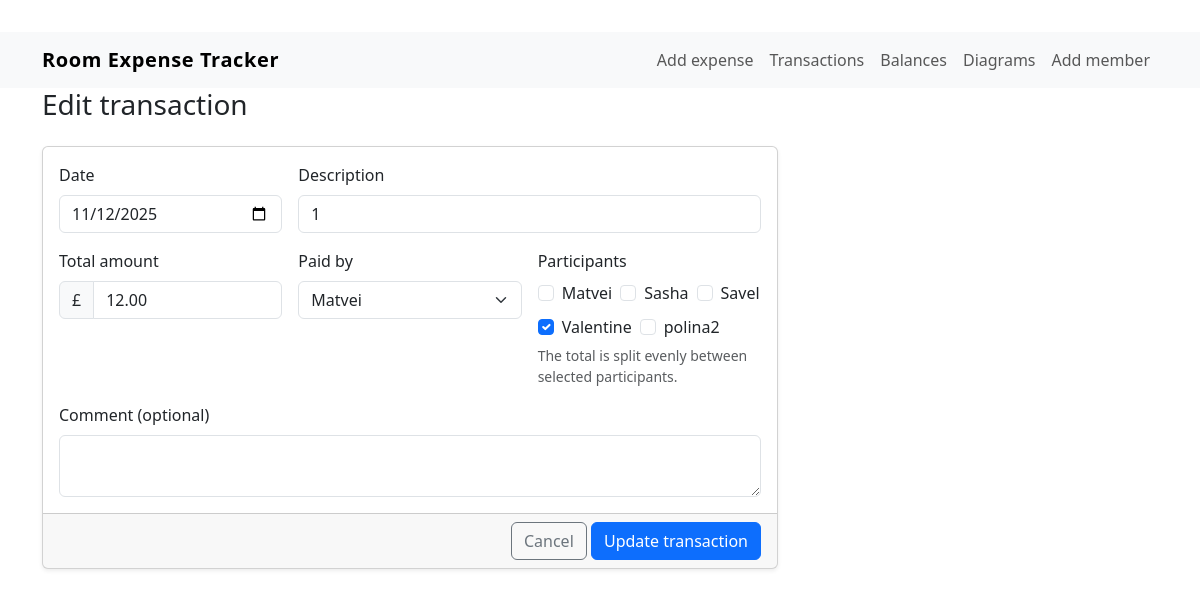
The app's page /transactions/1/edit with its own data.
### models.py (models this page shows, shortened)
class Transaction(db.Model):
    __tablename__ = "transactions"
    id = db.Column(db.Integer, primary_key=True)
    date = db.Column(db.Date, nullable=False)
    description = db.Column(db.String(255), nullable=False)
    amount = db.Column(Numeric(10, 2), nullable=False)
    comment = db.Column(db.Text)
    payer_id = db.Column(db.Integer, db.ForeignKey("people.id"), nullable=False)
    payer = db.relationship("Person", backref=db.backref("payments", lazy=True))
    shares = db.relationship(
        "TransactionShare",
        cascade="all, delete-orphan",
        back_populates="transaction",
        lazy=True,
    )

class Person(db.Model):
    __tablename__ = "people"
    id = db.Column(db.Integer, primary_key=True)
    name = db.Column(db.String(80), unique=True, nullable=False)

### routes.py (the view, shortened to what this page needs)
    @app.route("/transactions/<int:transaction_id>/edit", methods=["GET", "POST"])
    def edit_transaction(transaction_id):
        transaction = Transaction.query.get_or_404(transaction_id)
        members = Person.query.order_by(Person.name).all()
        participant_ids = [share.person_id for share in transaction.shares]
        return render_template(
            "edit_transaction.html",
            transaction=transaction,
            members=members,
            participant_ids=participant_ids,
            default_date=transaction.date.strftime("%Y-%m-%d"),
        )

### templates/edit_transaction.html (shortened to what this page needs)
{% extends "base.html" %}
{% block content %}
<div class="row">
    <div class="col-lg-8">
        <h1 class="h3 mb-4">Edit transaction</h1>
        <form method="post" class="card shadow-sm">
            <div class="card-body row g-3">
                <div class="col-md-4">
                    <label for="date" class="form-label">Date</label>
                    <input type="date" class="form-control" id="date" name="date" value="{{ request.form.date or default_date }}" required>
                </div>
                <div class="col-md-8">
                    <label for="description" class="form-label">Description</label>
                    <input type="text" class="form-control" id="description" name="description" value="{{ request.form.description or transaction.description }}" placeholder="e.g. Groceries, rent" required>
                </div>
                <div class="col-md-4">
                    <label for="amount" class="form-label">Total amount</label>
                    <div class="input-group">
                        <span class="input-group-text">£</span>
                        <input type="number" min="0.01" step="0.01" class="form-control" id="amount" name="amount" value="{{ request.form.amount or transaction.amount }}" required>
                    </div>
                </div>
                <div class="col-md-4">
                    <label for="payer_id" class="form-label">Paid by</label>
                    <select class="form-select" id="payer_id" name="payer_id" required>
                        {% for member in members %}
                            <option value="{{ member.id }}" {% if request.form.payer_id == member.id|string or (not request.form.payer_id and transaction.payer_id == member.id) %}selected{% endif %}>{{ member.name }}</option>
                        {% endfor %}
                    </select>
                </div>
                <div class="col-md-4">
                    <label class="form-label">Participants</label>
                    <div class="d-flex flex-wrap gap-2">
                        {% for member in members %}
                            <div class="form-check">
                                <input class="form-check-input" type="checkbox" value="{{ member.id }}" id="participant-{{ member.id }}" name="participants" {% if member.id in participant_ids or member.id|string in request.form.getlist('participants') %}checked{% endif %}>
                                <label class="form-check-label" for="participant-{{ member.id }}">
                                    {{ member.name }}
                                </label>
                            </div>
                        {% endfor %}
                    </div>
                    <div class="form-text">The total is split evenly between selected participants.</div>
                </div>
                <div class="col-12">
                    <label for="comment" class="form-label">Comment (optional)</label>
                    <textarea class="form-control" id="comment" name="comment" rows="2">{{ request.form.comment or transaction.comment or '' }}</textarea>
                </div>
            </div>
            <div class="card-footer text-end">
                <a href="{{ url_for('transactions') }}" class="btn btn-outline-secondary">Cancel</a>
                <button type="submit" class="btn btn-primary">Update transaction</button>
            </div>
        </form>
    </div>
</div>
{% endblock %}

### templates/base.html (style rules this page uses)
body { padding-top: 2rem; padding-bottom: 4rem; }

### records on screen
Transaction: description "1", amount "12.00", payer_id "Matvei"
Person: name "Matvei"
Person: name "Sasha"
Person: name "Savel"
Person: participants "☑", name "Valentine"
Person: name "polina2"
